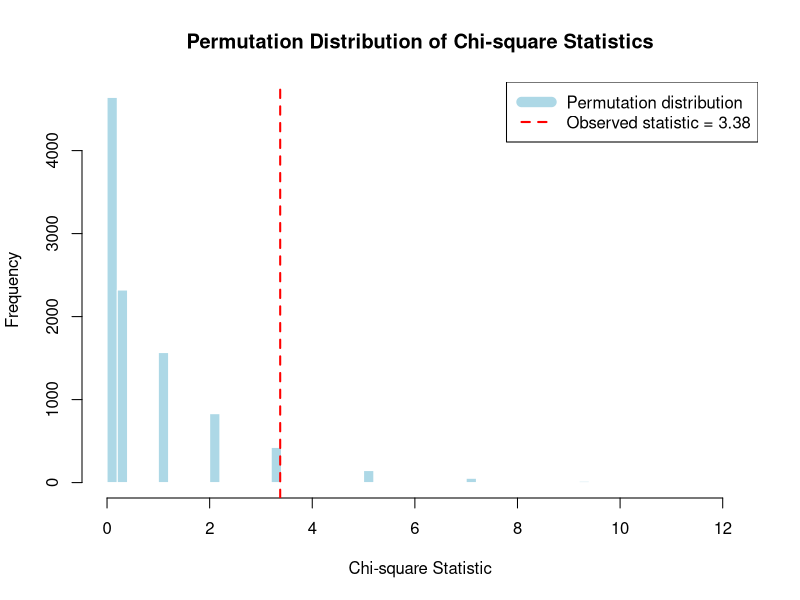
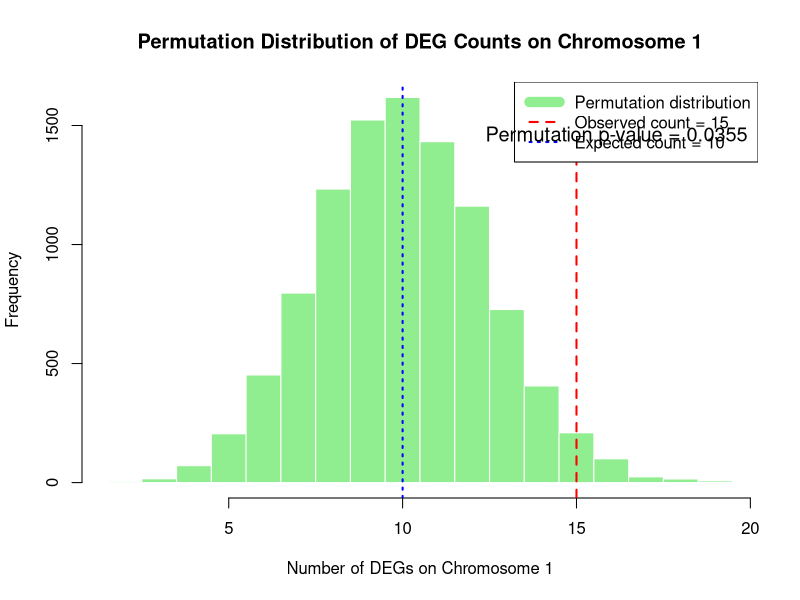

These charts were generated, in order, by the following R code:
## ---- chunk 1
knitr::opts_chunk$set(echo = TRUE, warning = FALSE, message = FALSE)
## ---- chunk 2
# Create vector representing all genes in the study
# 40 genes on Chromosome 1, 160 on other chromosomes
a <- c(rep("On Other Chromosomes", 160), rep("On Chromosome 1", 40)) 

# Calculate totals
total.all   <- length(a)                        # Total genes (200)
total.chr   <- sum(a == "On Chromosome 1")      # Genes on Chromosome 1 (40)
total.other <- sum(a == "On Other Chromosomes") # Genes on other chromosomes (160)

# Verify totals add up correctly
all.equal(total.all, total.chr + total.other)

cat("Total genes:", total.all, "\n")
cat("Genes on Chromosome 1:", total.chr, "(", round(100*total.chr/total.all, 1), "%)\n")
cat("Genes on other chromosomes:", total.other, "(", round(100*total.other/total.all, 1), "%)\n")
## ---- chunk 3
# Selected genes (DEGs): 50 total
# 15 on Chromosome 1, 35 on other chromosomes
b <- c(rep("On Other Chromosomes", 35), rep("On Chromosome 1", 15))

selected.chr   <- sum(b == "On Chromosome 1")      # DEGs on Chromosome 1 (15)
selected.other <- sum(b == "On Other Chromosomes") # DEGs on other chromosomes (35)

cat("Total DEGs:", length(b), "\n")
cat("DEGs on Chromosome 1:", selected.chr, "(", round(100*selected.chr/length(b), 1), "%)\n")
cat("DEGs on other chromosomes:", selected.other, "(", round(100*selected.other/length(b), 1), "%)\n")
## ---- chunk 4
# Create 2x2 contingency table
#                    DEGs    not DEGs
# On Chromosome 1      15         25   (40 total)
# Other Chromosomes    35        125   (160 total)
#                     (50)      (150)  (200 total)

mtx <- matrix(c(selected.chr, 
                selected.other, 
                total.chr - selected.chr, 
                total.other - selected.other), 
              ncol = 2, 
              dimnames = list(c("On Chromosome 1", "On Other Chromosomes"), 
                              c("DEGs", "not DEGs")))

print(mtx)
cat("\nTotal genes (verification):", sum(mtx), "\n")
## ---- chunk 5
fisher_p <- fisher.test(mtx)$p.value
cat("Fisher's exact test p-value:", fisher_p, "\n")

if (fisher_p < 0.05) {
  cat("Result: Significant enrichment detected (p < 0.05)\n")
} else {
  cat("Result: No significant enrichment (p >= 0.05)\n")
}
## ---- chunk 6
chisq_p <- chisq.test(mtx)$p.value
cat("Chi-square test p-value:", chisq_p, "\n")

if (chisq_p < 0.05) {
  cat("Result: Significant association detected (p < 0.05)\n")
} else {
  cat("Result: No significant association (p >= 0.05)\n")
}
## ---- chunk 7
set.seed(2)  # For reproducibility

# Number of permutations
n <- 1:10000

# Observed test statistic from our actual data
estimate <- chisq.test(mtx)$statistic
cat("Observed Chi-square statistic:", round(estimate, 3), "\n\n")

# Generate permutation distribution
estimate.rand <- sapply(n, function(x) {
  # Randomly select 50 genes from all 200 genes (without replacement)
  b.rand <- sample(a, size = length(b))
  
  # Count how many randomly selected genes are on each chromosome
  selected.chr.rand <- sum(b.rand == "On Chromosome 1")
  selected.other.rand <- sum(b.rand == "On Other Chromosomes")
  
  # Create permutation contingency table
  mtx.rand <- matrix(c(selected.chr.rand, 
                       selected.other.rand, 
                       total.chr - selected.chr.rand, 
                       total.other - selected.other.rand), 
                     ncol = 2)
  
  # Calculate Chi-square statistic for this permutation
  chisq.test(mtx.rand)$statistic
})

# Calculate permutation p-value
perm_p_chisq <- (sum(estimate.rand >= estimate) + 1) / (length(n) + 1)
cat("Permutation p-value (Chi-square method):", perm_p_chisq, "\n")
## ---- chunk 8
# Plot histogram of permutation distribution
hist(estimate.rand, 
     breaks = 50, 
     main = "Permutation Distribution of Chi-square Statistics",
     xlab = "Chi-square Statistic",
     col = "lightblue",
     border = "white")

# Add observed statistic as vertical line
abline(v = estimate, col = "red", lwd = 2, lty = 2)

# Add legend
legend("topright", 
       legend = c("Permutation distribution", 
                  paste("Observed statistic =", round(estimate, 2))),
       col = c("lightblue", "red"), 
       lwd = c(10, 2), 
       lty = c(1, 2))

# Add text with p-value
text(x = max(estimate.rand) * 0.7, 
     y = max(hist(estimate.rand, plot = FALSE)$counts) * 0.9,
     labels = paste("Permutation p-value =", perm_p_chisq),
     cex = 1.2)
## ---- chunk 9
set.seed(1)  # For reproducibility
n <- 1:10000

# Observed count of DEGs on Chromosome 1
estimate <- selected.chr
cat("Observed DEGs on Chromosome 1:", estimate, "\n")
cat("Expected DEGs on Chromosome 1 (under null):", 
    round(length(b) * total.chr / total.all, 1), "\n\n")

# Generate permutation distribution of counts
estimate.rand <- sapply(n, function(x) {
  # Randomly select 50 genes from all 200 genes
  b.rand <- sample(a, size = length(b))
  
  # Count how many are on Chromosome 1
  sum(b.rand == "On Chromosome 1")
})

# Calculate permutation p-value
# Count how often random selection gives >= observed count
perm_p_count <- sum(estimate.rand >= estimate) / length(n)
cat("Permutation p-value (count method):", perm_p_count, "\n")
## ---- chunk 10
# Plot histogram of permutation counts
hist(estimate.rand, 
     breaks = seq(min(estimate.rand) - 0.5, max(estimate.rand) + 0.5, by = 1),
     main = "Permutation Distribution of DEG Counts on Chromosome 1",
     xlab = "Number of DEGs on Chromosome 1",
     col = "lightgreen",
     border = "white")

# Add observed count as vertical line
abline(v = estimate, col = "red", lwd = 2, lty = 2)

# Add expected count as vertical line
expected_count <- length(b) * total.chr / total.all
abline(v = expected_count, col = "blue", lwd = 2, lty = 3)

# Add legend
legend("topright", 
       legend = c("Permutation distribution", 
                  paste("Observed count =", estimate),
                  paste("Expected count =", round(expected_count, 1))),
       col = c("lightgreen", "red", "blue"), 
       lwd = c(10, 2, 2), 
       lty = c(1, 2, 3))

# Add text with p-value
text(x = max(estimate.rand) * 0.85, 
     y = max(hist(estimate.rand, plot = FALSE)$counts) * 0.9,
     labels = paste("Permutation p-value =", perm_p_count),
     cex = 1.2)
## ---- chunk 11
results <- data.frame(
  Method = c("Fisher's Exact Test", 
             "Chi-square Test", 
             "Permutation (Chi-square)", 
             "Permutation (Count)"),
  P_Value = c(fisher_p, chisq_p, perm_p_chisq, perm_p_count),
  Significant = c(fisher_p < 0.05, 
                  chisq_p < 0.05, 
                  perm_p_chisq < 0.05, 
                  perm_p_count < 0.05)
)

print(results)
## ---- chunk 12
cat("Summary of Permutation Distribution (Count Method):\n")
cat("Mean:", round(mean(estimate.rand), 2), "\n")
cat("Median:", median(estimate.rand), "\n")
cat("SD:", round(sd(estimate.rand), 2), "\n")
cat("95% CI:", quantile(estimate.rand, c(0.025, 0.975)), "\n")
cat("\nObserved value:", estimate, "\n")
cat("Z-score:", round((estimate - mean(estimate.rand)) / sd(estimate.rand), 2), "\n")
## ---- chunk 13
sessionInfo()
